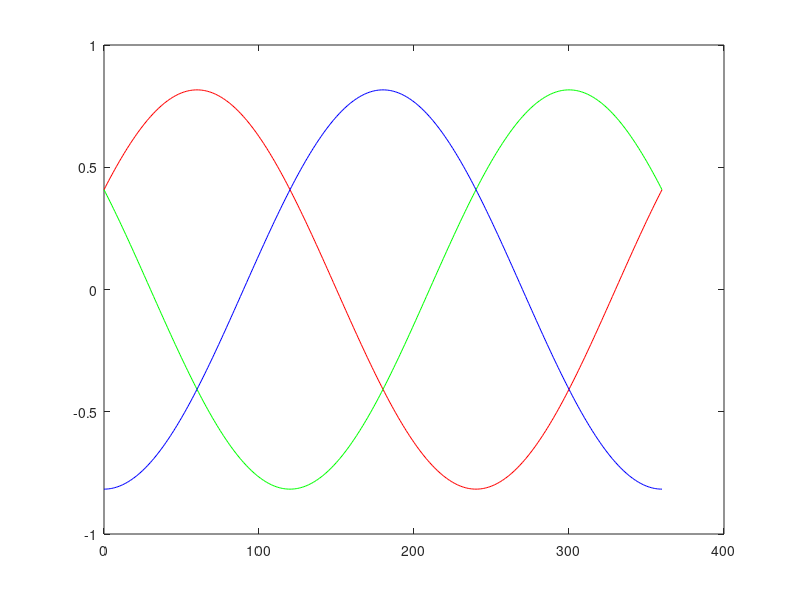
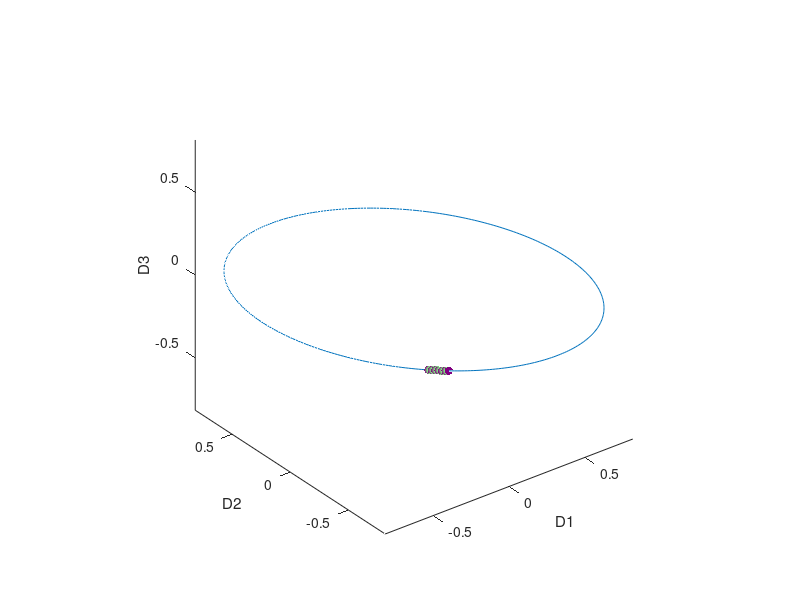

MATLAB code for these plots, in order:
D1 = @(x) sqrt(2/3)*cos(x*(pi/180)-(pi/3));
D2 = @(x) sqrt(2/3)*cos(x*(pi/180)+(pi/3));
D3 = @(x) -sqrt(2/3)*cos(x*(pi/180));

x = 0:1:360;

figure(1)

plot(x,D1(x),'r-')

hold on

plot(x,D2(x),'g-')
plot(x,D3(x),'b-')

hold off

figure(2)

plot3(D1(x),D2(x),D3(x))
hold on

axis equal
xlabel('D1'); ylabel('D2'); zlabel('D3')

N = 6*16;

for ii = 1:N
    c = mod(ii,16)/16;
    x = (ii-1)*(pi/(N/2));

    tmp = [D1(x),D2(x),D3(x)];
    
    scatter3(tmp(1),tmp(2),tmp(3),[],[.5 c .5],'filled')

end

hold off
